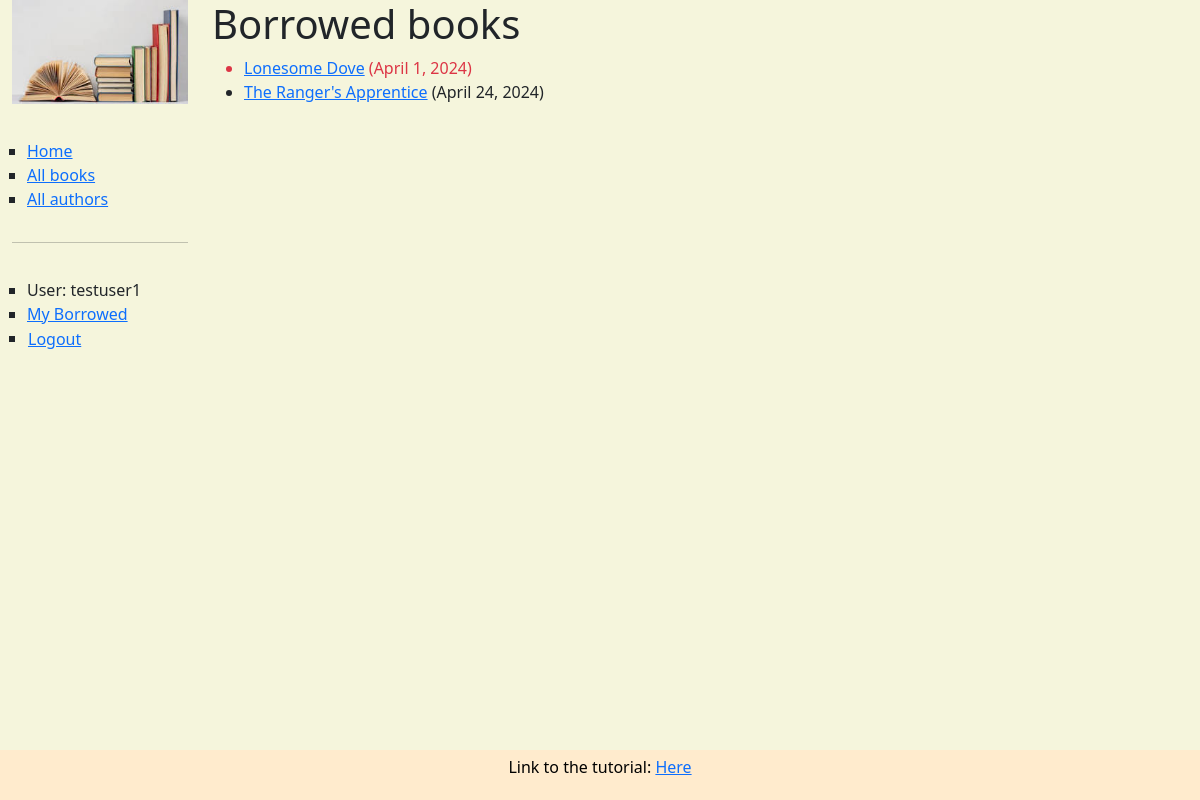
/catalog/mybooks/ (signed in), run on the app's committed database.
### catalog/models.py (models this page shows, shortened)
class BookInstance(models.Model):
    id = models.UUIDField(primary_key=True, default=uuid.uuid4,
                          help_text="Unique ID for this particular book across whole library")
    book = models.ForeignKey('Book', on_delete=models.RESTRICT, null=True)
    imprint = models.CharField(max_length=200)
    due_back = models.DateField(null=True, blank=True)
    borrower = models.ForeignKey(settings.AUTH_USER_MODEL, on_delete=models.SET_NULL, null=True, blank=True)
    LOAN_STATUS = (
        ('m', 'Maintenance'),
        ('o', 'On loan'),
        ('a', 'Available'),
        ('r', 'Reserved'),
    )
    status = models.CharField(
        max_length=1,
        choices=LOAN_STATUS,
        blank=True,
        default='m',
        help_text='Book availability',
    )
    class Meta:
        ordering = ['due_back']
        permissions = (("can_mark_returned", "Set book as returned"),)
    @property
    def is_overdue(self):
        return bool(self.due_back and date.today() > self.due_back)

class Book(models.Model):
    title = models.CharField(max_length=200)
    author = models.ForeignKey('Author', on_delete=models.RESTRICT, null=True)
    summary = models.TextField(
        max_length=1000, help_text="Enter a brief description of the book")
    isbn = models.CharField('ISBN', max_length=13,
                            unique=True,
                            help_text='13 Character <a href="https://www.isbn-international.org/content/what-isbn'
                                      '">ISBN number</a>')
    genre = models.ManyToManyField(
        Genre, help_text="Select a genre for this book")
    language = models.ForeignKey('Language', on_delete=models.SET_NULL, null = True)
    def display_genre(self):
        return ', '.join(genre.name for genre in self.genre.all()[:3])
    display_genre.short_description = 'Genre'

### catalog/views.py (the view)
# urls.py: path('mybooks/', views.LoanedBooksByUserListView.as_view(), name='my-borrowed'),
class LoanedBooksByUserListView(LoginRequiredMixin,generic.ListView):
    model = BookInstance
    template_name = 'catalog/bookinstance_list_borrowed_user.html'
    paginate_by = 10
    def get_queryset(self):
        return (
            BookInstance.objects.filter(borrower=self.request.user)
            .filter(status__exact='o')
            .order_by('due_back')
        )

### catalog/templates/catalog/bookinstance_list_borrowed_user.html
{% extends "base_generic.html" %}
{% block content %}
    <h1>Borrowed books</h1>
    {% if bookinstance_list %}
    <ul>
      {% for bookinst in bookinstance_list %}
      <li class="{% if bookinst.is_overdue %}text-danger{% endif %}">
        <a href="{% url 'book-detail' bookinst.book.pk %}">{{ bookinst.book.title }}</a> ({{ bookinst.due_back }})
      </li>
      {% endfor %}
    </ul>
    {% else %}
      <p>There are no books borrowed.</p>
    {% endif %}
{% endblock %}

### catalog/templates/base_generic.html (shortened to what this page needs)
<!DOCTYPE html>
<html lang="en">
  <head>
    <link href="https://cdn.jsdelivr.net/npm/bootstrap@5.3.3/dist/css/bootstrap.min.css"
      rel="stylesheet"
>
    {% load static %}
    <link rel="stylesheet" href="{% static '/css/styles.css' %}" />
  </head>
  <body>
    <div class="container-fluid">
      <div class="row">
        <div class="col-sm-2">
          {% block sidebar %}
          <img src="{% static 'css/images/book.jpg' %}">
            <ul class="sidebar-nav">
              <li><a href="{% url 'index' %}">Home</a></li>
              <li><a href="{% url 'books' %}">All books</a></li>
              <li><a href="{% url 'authors' %}">All authors</a></li>
            </ul>
            <hr>
            <ul class="sidebar-nav">
             {% if user.is_authenticated %}
               <li>User: {{ user.get_username }}</li>
               <li><a href="{% url 'my-borrowed' %}">My Borrowed</a></li>
               <li>
                 <form id="logout-form" method="post" action="{% url 'admin:logout' %}">
                   <button type="submit" class="btn btn-link">Logout</button>
                 </form>
               </li>
             {% else %}
               <li><a href="{% url 'login' %}?next={{ request.path }}">Login</a></li>
             {% endif %}
            </ul>
          {% endblock %}
        </div>
        <div class="col-sm-10 ">{% block content %}{% endblock %}
      </div>
      </div>
    </div>
  </body>
  <footer>
    <p> Link to the tutorial: <a href="https://developer.mozilla.org/en-US/docs/Learn/Server-side/Django/Tutorial_local_library_website">Here</a><p>
  </footer>
</html>

### catalog/static/css/styles.css (style rules this page uses)
.sidebar-nav { margin-top: 20px; padding: 15px; list-style-type: square; }
#logout-form { display: inline; }
#logout-form button { padding: 0; margin: 0; }
body { background-color: beige; }
img { max-width: 100%; height: auto; }
footer { position: fixed; left: 0; bottom: 0; width: 100%; text-align: center; padding: 5px; background-color: blanchedalmond; color: black; }

### data on the page
BookInstance: book "Lonesome Dove", due_back "April 1, 2024"
BookInstance: book "The Ranger's Apprentice", due_back "April 24, 2024"

### other printed values
{{ user.get_username }} "testuser1"
